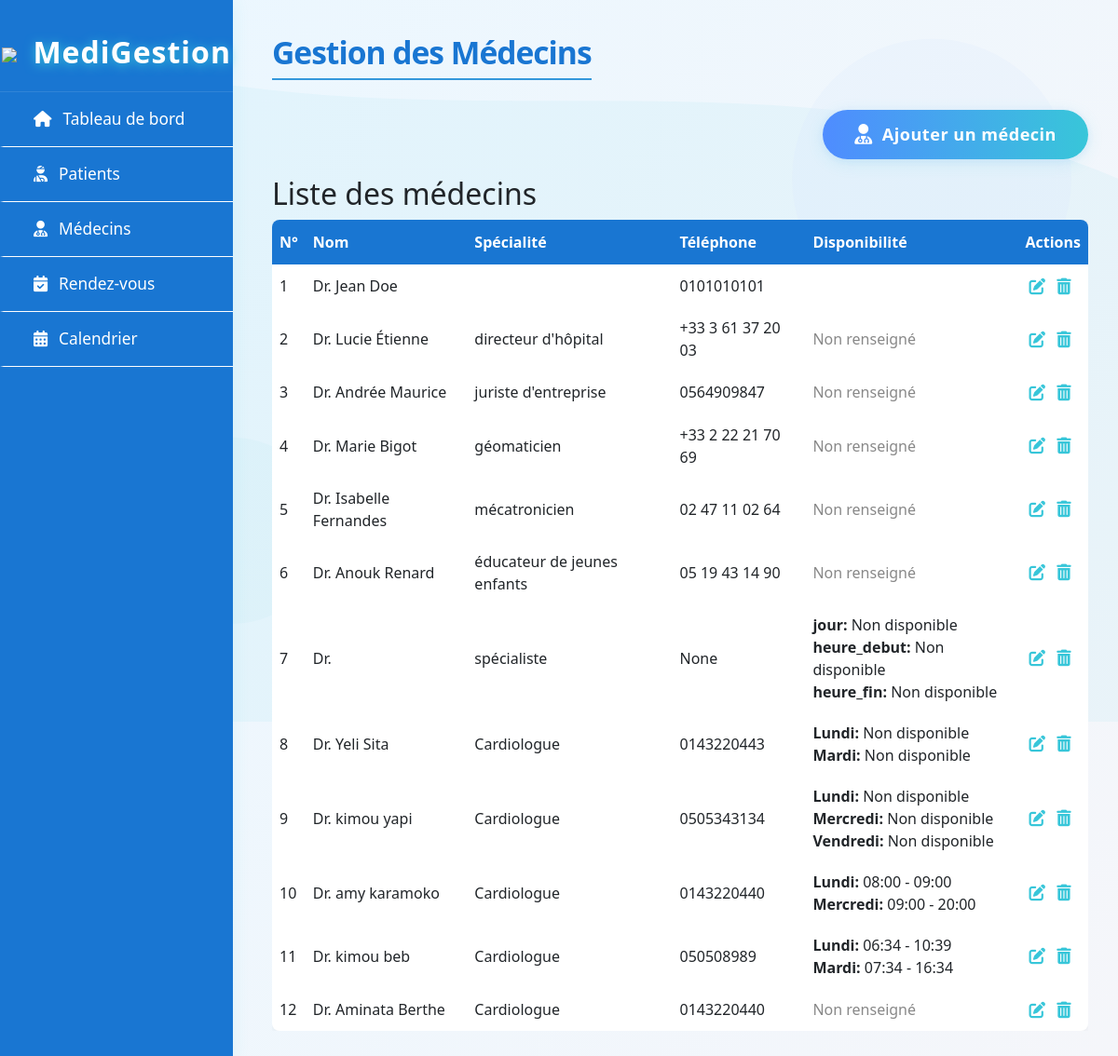
The page /doctors/ (signed in) on the database as committed earlier.
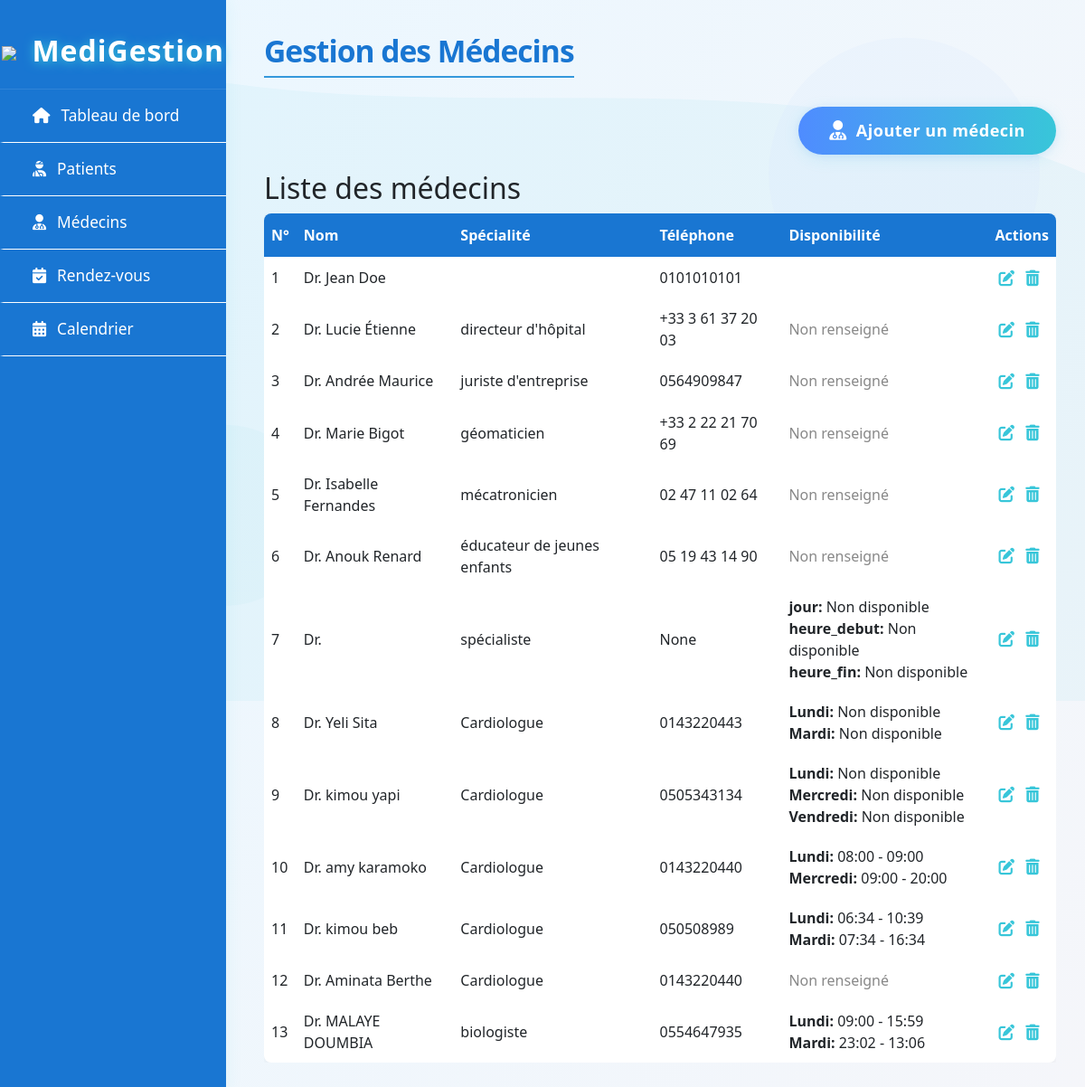
The same page on the database as committed later.
### gestion/models.py (models this page shows, shortened)
class Doctor(models.Model):
    user = models.OneToOneField(
        User,
        on_delete=models.CASCADE,
        related_name='doctor_profile'
    )
    specialty = models.CharField(max_length=100)
    availability = models.JSONField(default=dict)

class User(AbstractUser):
    ROLE_CHOICES = (
        ('admin', 'Administrateur'),
        ('doctor', 'Médecin'),
        ('staff', 'Personnel'),
    )
    role = models.CharField(max_length=20, choices=ROLE_CHOICES, default='staff')
    phone = models.CharField(max_length=20, blank=True, null=True)

### gestion/views.py (the view)
# urls.py: path('doctors/', views.doctor_management, name='doctors'),
@login_required
def doctor_management(request):
    doctors = Doctor.objects.all()
    days_of_week = ['lundi', 'mardi', 'mercredi', 'jeudi', 'vendredi', 'samedi', 'dimanche']
    context = {
        'doctors': doctors,
        'days_of_week': days_of_week # Ligne ajoutée
    }
    return render(request, 'gestion/doctors.html', context)

### gestion/templates/gestion/doctors.html (shortened to what this page needs)
{% extends "gestion/base.html" %}
{% block page_title %}Gestion des Médecins{% endblock %}
{% block doctors_content %}
<div style="display: flex; justify-content: flex-end; margin-bottom: 18px;">
    <button id="add-doctor-btn" class="btn-doctor-creative">
        <span class="btn-icon"><i class="fas fa-user-md"></i></span>
        <span class="btn-text">Ajouter un médecin</span>
    </button>
</div>
<h2>Liste des médecins</h2>
<div class="table-responsive">
    <table style="width:100%; border-collapse: collapse; background: #fff; box-shadow: 0 2px 8px rgba(0,0,0,0.05); border-radius: 8px; overflow: hidden;">
        <thead style="background: #1976d2; color: #fff;">
            <tr>
                <th style="padding: 12px 8px;">N°</th>
                <th style="padding: 12px 8px;">Nom</th>
                <th style="padding: 12px 8px;">Spécialité</th>
                <th style="padding: 12px 8px;">Téléphone</th>
                <th style="padding: 12px 8px;">Disponibilité</th>
                <th style="padding: 12px 8px;">Actions</th>
            </tr>
        </thead>
        <tbody>
            {% for doctor in doctors %}
            <tr data-doctor-id="{{ doctor.id }}">
                <td style="padding: 10px 8px;">{{ forloop.counter }}</td>
                <td style="padding: 10px 8px;">Dr. {{ doctor.user.first_name }} {{ doctor.user.last_name }}</td>
                <td style="padding: 10px 8px;">{{ doctor.specialty }}</td>
                <td style="padding: 10px 8px;">{{ doctor.user.phone }}</td>
                <td style="padding: 10px 8px;">
                    {% if doctor.availability %}
                        {% for day, hours in doctor.availability.items %}
                            <div>
                                <strong>{{ day }}:</strong>
                                {% if hours.start and hours.end %}
                                    {{ hours.start }} - {{ hours.end }}
                                {% else %}
                                    Non disponible
                                {% endif %}
                            </div>
                        {% endfor %}
                    {% else %}
                        <span style="color:#888;">Non renseigné</span>
                    {% endif %}
                </td>
                <td style="padding: 10px 8px;">
                    <button class="action-btn edit" title="Modifier"><i class="fas fa-edit"></i></button>
                    <button class="action-btn delete" title="Supprimer"><i class="fas fa-trash-alt"></i></button>
                </td>
            </tr>
            {% empty %}
            <tr>
                <td colspan="6" style="padding: 16px; text-align: center; color: #888;">Aucun médecin enregistré</td>
            </tr>
            {% endfor %}
        </tbody>
    </table>
</div>
{% endblock %}

### gestion/templates/gestion/base.html (shortened to what this page needs)
{% load static %}
<!DOCTYPE html>
<html lang="fr">
<head>
    <link rel="stylesheet" href="{% static 'gestion/style.css' %}">
    <link rel="stylesheet" href="https://cdnjs.cloudflare.com/ajax/libs/font-awesome/5.15.4/css/all.min.css">
    <link href="https://cdn.jsdelivr.net/npm/bootstrap@5.3.0/dist/css/bootstrap.min.css" rel="stylesheet">
    <link rel="stylesheet" href="https://cdnjs.cloudflare.com/ajax/libs/font-awesome/6.4.0/css/all.min.css">
</head>
<body>
    {% if user.is_authenticated %}
    <div id="app-container">
        <div id="sidebar">
            <div id="logo">
                <img src="https://img.icons8.com/ios-filled/48/ffffff/hospital.png" style="width:38px;vertical-align:middle;margin-right:8px;">
                MediGestion
            </div>
            <ul id="menu">
                <li><a href="{% url 'dashboard' %}" class="menu-item" data-target="dashboard"><i class="fas fa-home"></i> <span class="d-none d-md-inline">Tableau de bord</span></a></li>
                <li><a href="{% url 'patients' %}" class="menu-item" data-target="patients"><i class="fas fa-user-injured"></i> <span class="d-none d-md-inline">Patients</span></a></li>
                <li><a href="{% url 'doctors' %}" class="menu-item" data-target="doctors"><i class="fas fa-user-md"></i> <span class="d-none d-md-inline">Médecins</span></a></li>
                <li><a href="{% url 'appointments' %}" class="menu-item" data-target="appointments"><i class="fas fa-calendar-check"></i> <span class="d-none d-md-inline">Rendez-vous</span></a></li>
                <li><a href="{% url 'calendar' %}" class="menu-item" data-target="calendar"><i class="fas fa-calendar-alt"></i> <span class="d-none d-md-inline">Calendrier</span></a></li>
            </ul>
        </div>
        <div id="main-content">
            <div id="header">
                <h1 id="page-title">{% block page_title %}{% endblock %}</h1>
            </div>
            <div class="page-content" id="doctors-content">
                {% block doctors_content %}{% endblock %}
            </div>
        </div>
    </div>
    {% else %}
    <div id="login-page">
        {% include 'gestion/login.html' %}
    </div>
    {% endif %}
</body>
</html>

### gestion/static/gestion/style.css (style rules this page uses)
:root { --primary: #3498db; --secondary: #2c3e50; --success: #2ecc71; --danger: #e74c3c; --light: #ecf0f1; --dark: #34495e; }
* { margin: 0; padding: 0; box-sizing: border-box; font-family: 'Segoe UI', Tahoma, Geneva, Verdana, sans-serif; }
body { background-color: #f5f7fa; color: #333; }
#app-container { display: flex; min-height: 100vh; }
#sidebar { width: 250px; background-color: var(--secondary); color: white; padding: 1.5rem 0; }
#logo { padding: 0 1.5rem 1.5rem; font-size: 1.5rem; font-weight: bold; border-bottom: 1px solid rgba(255, 255, 255, 0.1); }
#menu { list-style: none; padding: 1.5rem 0; }
#menu li { margin-bottom: 0.5rem; }
.menu-item { display: block; padding: 0.8rem 1.5rem; color: var(--light); text-decoration: none; transition: background-color 0.3s; }
#main-content { flex: 1; padding: 2rem; }
#header { margin-bottom: 2rem; }
#page-title { color: var(--secondary); border-bottom: 2px solid var(--primary); padding-bottom: 0.5rem; }

### gestion/templates/gestion/base.html (style rules this page uses)
body { min-height: 100vh; background: linear-gradient(120deg, #eaf7ff 0%, #f5f6fa 100%); position: relative; overflow-x: hidden; font-family: 'Segoe UI', Arial, sans-serif; }
#sidebar { background: #1976d2;; min-width: 220px; max-width: 260px; color: #fff; min-height: 100vh; box-shadow: 2px 0 16px rgba(56,198,217,0.08); padding: 0; position: fixed; left: 0; top: 0; bottom: 0; z-index: 10; display: flex; flex-direction: column; align-items: stretch; }
#logo { font-size: 2rem; font-weight: bold; letter-spacing: 1px; padding: 32px 0 18px 0; text-align: center; color: #fff; text-shadow: 0 2px 12px #38c6d9; }
#menu { list-style: none; padding: 0; margin: 0; flex: 1; }
#menu li { margin: 0; }
#menu .menu-item { display: flex; align-items: center; gap: 12px; padding: 16px 32px; color: #fff; border-bottom: 1px solid white; text-decoration: none; font-size: 1.08rem; font-weight: 500; border-left: 4px solid transparent; transition: background 0.18s, border-color 0.18s, color 0.18s; }
#main-content { margin-left: 260px; padding: 36px 32px 32px 32px; min-height: 100vh; background: transparent; transition: margin-left 0.2s; }
#header { display: flex; align-items: center; justify-content: space-between; margin-bottom: 32px; }
#page-title { font-size: 2.1rem; font-weight: 700; color: #1976d2; letter-spacing: -1px; margin: 0; display: flex; align-items: center; gap: 12px; }
.page-content { animation: fadeInPage 0.7s cubic-bezier(.68,-0.55,.27,1.55); }

### gestion/templates/gestion/doctors.html (style rules this page uses)
.btn-doctor-creative { display: inline-flex; align-items: center; gap: 10px; padding: 13px 34px; font-size: 1.13rem; font-weight: 600; color: #fff; background: linear-gradient(90deg, #4f8cff 0%, #38c6d9 100%); border: none; border-radius: 30px; box-shadow: 0 4px 18px rgba(56,198,217,0.13), 0 1.5px 8px rgba(79,140,255,0.10); cursor: pointer; position: relative; overflow: hidden; transition: background 0.22s, box-shadow 0.22s, transform 0.18s; outline: none; letter-spacing: 0.5px; z-index: 1; }
.btn-doctor-creative .btn-icon { font-size: 1.2em; transition: transform 0.32s cubic-bezier(.23,1.12,.32,1); display: flex; align-items: center; }
.btn-doctor-creative .btn-text { position: relative; z-index: 2; }
.btn-doctor-creative::before { content: ""; position: absolute; left: 0; top: 0; right: 0; bottom: 0; background: linear-gradient(120deg, #38c6d9 0%, #4f8cff 100%); opacity: 0; transition: opacity 0.22s; z-index: 0; border-radius: 30px; }
.action-btn { border: none; background: none; cursor: pointer; margin: 0 4px; font-size: 1.1em; color: #38c6d9; transition: color 0.18s, transform 0.18s; }

Rows that differ between the two databases and show on the page:
added Doctor: user.first_name "MALAYE", user.last_name "DOUMBIA", specialty "biologiste", user.phone "0554647935", availability "Lundi" "Mardi", start "09:00" "23:02", end "15:59" "13:06"
